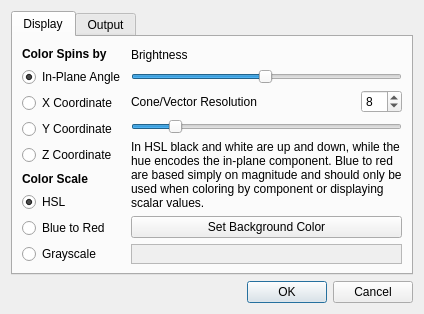
<?xml version="1.0" encoding="UTF-8"?>
<ui version="4.0">
 <class>Preferences</class>
 <widget class="QDialog" name="Preferences">
  <property name="geometry">
   <rect>
    <x>0</x>
    <y>0</y>
    <width>440</width>
    <height>329</height>
   </rect>
  </property>
  <property name="sizePolicy">
   <sizepolicy hsizetype="Fixed" vsizetype="Fixed">
    <horstretch>0</horstretch>
    <verstretch>0</verstretch>
   </sizepolicy>
  </property>
  <property name="windowTitle">
   <string>Muview Preferences</string>
  </property>
  <layout class="QVBoxLayout" name="verticalLayout_3">
   <property name="sizeConstraint">
    <enum>QLayout::SetFixedSize</enum>
   </property>
   <item>
    <widget class="QTabWidget" name="tabWidget">
     <property name="currentIndex">
      <number>0</number>
     </property>
     <widget class="QWidget" name="colorTab">
      <attribute name="title">
       <string>Display</string>
      </attribute>
      <layout class="QHBoxLayout" name="horizontalLayout_2">
       <item>
        <layout class="QVBoxLayout" name="verticalLayout">
         <item>
          <widget class="QLabel" name="label">
           <property name="font">
            <font>
             <weight>75</weight>
             <bold>true</bold>
            </font>
           </property>
           <property name="text">
            <string>Color Spins by</string>
           </property>
           <property name="textFormat">
            <enum>Qt::AutoText</enum>
           </property>
          </widget>
         </item>
         <item>
          <widget class="QRadioButton" name="color_inplane">
           <property name="text">
            <string>In-Plane Angle</string>
           </property>
           <property name="checked">
            <bool>true</bool>
           </property>
           <attribute name="buttonGroup">
            <string notr="true">coloringGroup</string>
           </attribute>
          </widget>
         </item>
         <item>
          <widget class="QRadioButton" name="color_x">
           <property name="text">
            <string>X Coordinate</string>
           </property>
           <attribute name="buttonGroup">
            <string notr="true">coloringGroup</string>
           </attribute>
          </widget>
         </item>
         <item>
          <widget class="QRadioButton" name="color_y">
           <property name="text">
            <string>Y Coordinate</string>
           </property>
           <attribute name="buttonGroup">
            <string notr="true">coloringGroup</string>
           </attribute>
          </widget>
         </item>
         <item>
          <widget class="QRadioButton" name="color_z">
           <property name="text">
            <string>Z Coordinate</string>
           </property>
           <attribute name="buttonGroup">
            <string notr="true">coloringGroup</string>
           </attribute>
          </widget>
         </item>
         <item>
          <widget class="QLabel" name="label_4">
           <property name="font">
            <font>
             <weight>75</weight>
             <bold>true</bold>
            </font>
           </property>
           <property name="text">
            <string>Color Scale</string>
           </property>
           <property name="textFormat">
            <enum>Qt::AutoText</enum>
           </property>
          </widget>
         </item>
         <item>
          <widget class="QRadioButton" name="color_inplane_2">
           <property name="text">
            <string>HSL</string>
           </property>
           <property name="checked">
            <bool>true</bool>
           </property>
          </widget>
         </item>
         <item>
          <widget class="QRadioButton" name="color_x_2">
           <property name="text">
            <string>Blue to Red</string>
           </property>
          </widget>
         </item>
         <item>
          <widget class="QRadioButton" name="color_y_2">
           <property name="text">
            <string>Grayscale</string>
           </property>
          </widget>
         </item>
        </layout>
       </item>
       <item>
        <layout class="QVBoxLayout" name="verticalLayout_2">
         <item>
          <widget class="QLabel" name="label_2">
           <property name="text">
            <string>Brightness</string>
           </property>
          </widget>
         </item>
         <item>
          <widget class="QSlider" name="horizontalSlider">
           <property name="minimum">
            <number>1</number>
           </property>
           <property name="maximum">
            <number>100</number>
           </property>
           <property name="value">
            <number>50</number>
           </property>
           <property name="orientation">
            <enum>Qt::Horizontal</enum>
           </property>
          </widget>
         </item>
         <item>
          <layout class="QHBoxLayout" name="horizontalLayout">
           <item>
            <widget class="QLabel" name="label_3">
             <property name="text">
              <string>Cone/Vector Resolution</string>
             </property>
            </widget>
           </item>
           <item>
            <spacer name="horizontalSpacer">
             <property name="orientation">
              <enum>Qt::Horizontal</enum>
             </property>
             <property name="sizeHint" stdset="0">
              <size>
               <width>40</width>
               <height>20</height>
              </size>
             </property>
            </spacer>
           </item>
           <item>
            <widget class="QSpinBox" name="spinBox">
             <property name="enabled">
              <bool>true</bool>
             </property>
             <property name="frame">
              <bool>true</bool>
             </property>
             <property name="minimum">
              <number>4</number>
             </property>
             <property name="maximum">
              <number>32</number>
             </property>
             <property name="singleStep">
              <number>1</number>
             </property>
             <property name="value">
              <number>8</number>
             </property>
            </widget>
           </item>
          </layout>
         </item>
         <item>
          <widget class="QSlider" name="horizontalSlider_2">
           <property name="minimum">
            <number>4</number>
           </property>
           <property name="maximum">
            <number>32</number>
           </property>
           <property name="value">
            <number>8</number>
           </property>
           <property name="orientation">
            <enum>Qt::Horizontal</enum>
           </property>
          </widget>
         </item>
         <item>
          <widget class="QLabel" name="label_5">
           <property name="text">
            <string>In HSL black and white are up and down, while the hue encodes the in-plane component. Blue to red are based simply on magnitude and should only be used when coloring by component or displaying scalar values.</string>
           </property>
           <property name="wordWrap">
            <bool>true</bool>
           </property>
          </widget>
         </item>
         <item>
          <widget class="QPushButton" name="setBackgroundColor">
           <property name="text">
            <string>Set Background Color</string>
           </property>
          </widget>
         </item>
         <item>
          <widget class="QFrame" name="colorBox">
           <property name="sizePolicy">
            <sizepolicy hsizetype="Preferred" vsizetype="Fixed">
             <horstretch>0</horstretch>
             <verstretch>0</verstretch>
            </sizepolicy>
           </property>
           <property name="minimumSize">
            <size>
             <width>0</width>
             <height>20</height>
            </size>
           </property>
           <property name="autoFillBackground">
            <bool>true</bool>
           </property>
           <property name="frameShape">
            <enum>QFrame::StyledPanel</enum>
           </property>
           <property name="frameShadow">
            <enum>QFrame::Sunken</enum>
           </property>
           <property name="lineWidth">
            <number>2</number>
           </property>
          </widget>
         </item>
        </layout>
       </item>
      </layout>
     </widget>
     <widget class="QWidget" name="outputTab">
      <attribute name="title">
       <string>Output</string>
      </attribute>
     </widget>
    </widget>
   </item>
   <item>
    <widget class="QDialogButtonBox" name="buttonBox">
     <property name="orientation">
      <enum>Qt::Horizontal</enum>
     </property>
     <property name="standardButtons">
      <set>QDialogButtonBox::Cancel|QDialogButtonBox::Ok</set>
     </property>
    </widget>
   </item>
  </layout>
 </widget>
 <resources/>
 <connections>
  <connection>
   <sender>buttonBox</sender>
   <signal>accepted()</signal>
   <receiver>Preferences</receiver>
   <slot>accept()</slot>
   <hints>
    <hint type="sourcelabel">
     <x>196</x>
     <y>319</y>
    </hint>
    <hint type="destinationlabel">
     <x>157</x>
     <y>274</y>
    </hint>
   </hints>
  </connection>
  <connection>
   <sender>buttonBox</sender>
   <signal>rejected()</signal>
   <receiver>Preferences</receiver>
   <slot>reject()</slot>
   <hints>
    <hint type="sourcelabel">
     <x>264</x>
     <y>319</y>
    </hint>
    <hint type="destinationlabel">
     <x>286</x>
     <y>274</y>
    </hint>
   </hints>
  </connection>
  <connection>
   <sender>horizontalSlider_2</sender>
   <signal>sliderMoved(int)</signal>
   <receiver>spinBox</receiver>
   <slot>setValue(int)</slot>
   <hints>
    <hint type="sourcelabel">
     <x>418</x>
     <y>155</y>
    </hint>
    <hint type="destinationlabel">
     <x>417</x>
     <y>124</y>
    </hint>
   </hints>
  </connection>
  <connection>
   <sender>spinBox</sender>
   <signal>valueChanged(int)</signal>
   <receiver>horizontalSlider_2</receiver>
   <slot>setValue(int)</slot>
   <hints>
    <hint type="sourcelabel">
     <x>417</x>
     <y>124</y>
    </hint>
    <hint type="destinationlabel">
     <x>409</x>
     <y>155</y>
    </hint>
   </hints>
  </connection>
 </connections>
 <buttongroups>
  <buttongroup name="coloringGroup"/>
 </buttongroups>
</ui>
